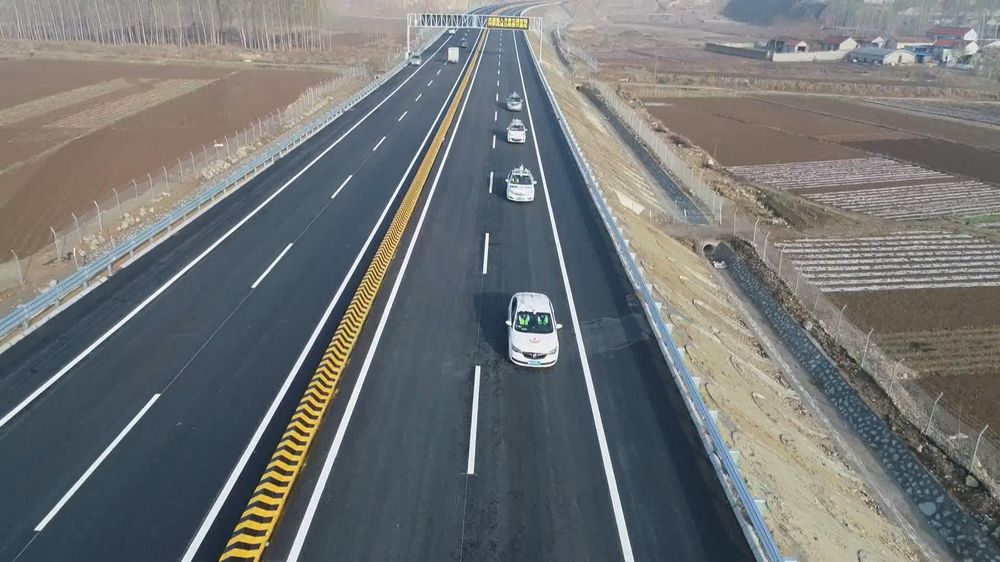
#> input picture img/show.jpg, 1000 x 562 px
$ jupyter execute DBSCAN.ipynb
#> lines starting #> are read from the running program, lines starting #| are printed output that depends on the picture
[cell 1]
import numpy as np
import cv2
import matplotlib.pyplot as plt
from sklearn.cluster import DBSCAN

[cell 2]
img= cv2.imread('img/show.jpg')
#> img is the input picture: shape (562, 1000, 3); mean B, G, R 116.3, 115.9, 113.3
labimg = cv2.cvtColor(img, cv2.COLOR_BGR2LAB)
#> labimg: shape (562, 1000, 3); mean of channels 0, 1, 2 122.8, 127.5, 127.2

n = 0
while(n<3):
    labimg = cv2.pyrDown(labimg)
    n = n+1
#> after the loop, n = 3

feature_image=np.reshape(labimg, [-1, 3])
rows, cols, chs = labimg.shape
#> rows = 71; cols = 125; chs = 3

db = DBSCAN(eps=5, min_samples=10, metric = 'euclidean',algorithm ='auto')
db.fit(feature_image)
labels = db.labels_

indices = np.dstack(np.indices(labimg.shape[:2]))
xycolors = np.concatenate((labimg, indices), axis=-1)
feature_image2 = np.reshape(xycolors, [-1,5])
db.fit(feature_image2)
labels2 = db.labels_

figure_size = 16
plt.figure(figsize=(figure_size,figure_size))
plt.subplot(1,2,1),plt.imshow(img)
plt.title('Original Image'), plt.xticks([]), plt.yticks([])
plt.subplot(1,2,2),plt.imshow(np.reshape(labels2, [rows, cols]),cmap = 'gray')
plt.title('Segmented Image'), plt.xticks([]), plt.yticks([])
plt.show()
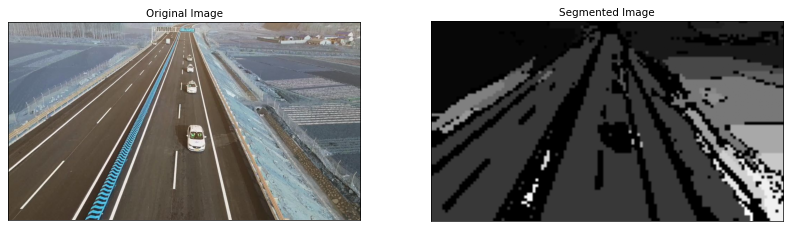
#> figure drawn by matplotlib, 2 panels; B, G, R data is drawn as R, G, B
